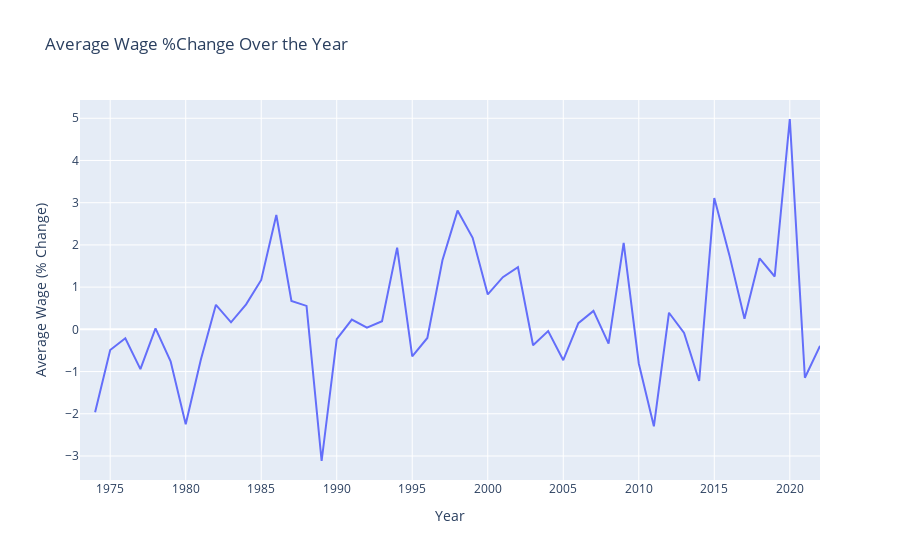

Notebook cell for this chart:
### Code cell
fig = px.line(df_general, x="Year", y='Average Wage (% Change)',
              title='Average Wage %Change Over the Year')

fig.show()

### Figure 1 — Plotly figure (JSON) as saved in the notebook; plotly's stock layout.template omitted (floating-point values rounded to 4 significant figures)
{"data": [{"hovertemplate": "Year=%{x}<br>Average Wage (% Change)=%{y}<extra></extra>", "legendgroup": "", "line": {"color": "#636efa", "dash": "solid"}, "marker": {"symbol": "circle"}, "mode": "lines", "name": "", "orientation": "v", "showlegend": false, "type": "scatter", "x": [1973, 1974, 1975, 1976, 1977, 1978, 1979, 1980, 1981, 1982, 1983, 1984, 1985, 1986, 1987, 1988, 1989, 1990, 1991, 1992, 1993, 1994, 1995, 1996, 1997, 1998, 1999, 2000, 2001, 2002, 2003, 2004, 2005, 2006, 2007, 2008, 2009, 2010, 2011, 2012, 2013, 2014, 2015, 2016, 2017, 2018, 2019, 2020, 2021, 2022], "xaxis": "x", "y": [null, -1.966, -0.49, -0.2121, -0.9413, 0.02299, -0.7585, -2.247, -0.7187, 0.5807, 0.1661, 0.5922, 1.17, 2.708, 0.6723, 0.5553, -3.119, -0.2311, 0.2316, 0.03851, 0.1925, 1.937, -0.6408, -0.2049, 1.635, 2.813, 2.168, 0.8261, 1.236, 1.472, -0.3782, -0.04141, -0.7319, 0.1461, 0.4376, -0.3388, 2.047, -0.8091, -2.296, 0.3929, -0.08386, -1.224, 3.109, 1.758, 0.2497, 1.683, 1.251, 4.983, -1.146, -0.3906], "yaxis": "y"}], "layout": {"autosize": true, "legend": {"tracegroupgap": 0}, "title": {"text": "Average Wage %Change Over the Year"}, "xaxis": {"anchor": "y", "autorange": true, "domain": [0, 1], "range": [1973, 2022], "title": {"text": "Year"}, "type": "linear"}, "yaxis": {"anchor": "x", "autorange": true, "domain": [0, 1], "range": [-3.569, 5.433], "title": {"text": "Average Wage (% Change)"}, "type": "linear"}}}
